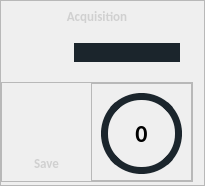
                        <widget class="QFrame" name="Acquisition">
                         <property name="minimumSize">
                          <size>
                           <width>0</width>
                           <height>0</height>
                          </size>
                         </property>
                         <property name="maximumSize">
                          <size>
                           <width>205</width>
                           <height>16777215</height>
                          </size>
                         </property>
                         <property name="frameShape">
                          <enum>QFrame::StyledPanel</enum>
                         </property>
                         <property name="frameShadow">
                          <enum>QFrame::Raised</enum>
                         </property>
                         <layout class="QVBoxLayout" name="verticalLayout_24">
                          <property name="spacing">
                           <number>0</number>
                          </property>
                          <property name="leftMargin">
                           <number>0</number>
                          </property>
                          <property name="topMargin">
                           <number>7</number>
                          </property>
                          <property name="bottomMargin">
                           <number>3</number>
                          </property>
                          <item>
                           <widget class="QLabel" name="label_9">
                            <property name="minimumSize">
                             <size>
                              <width>0</width>
                              <height>16</height>
                             </size>
                            </property>
                            <property name="maximumSize">
                             <size>
                              <width>16777215</width>
                              <height>16</height>
                             </size>
                            </property>
                            <property name="font">
                             <font>
                              <family>Calibri</family>
                              <pointsize>10</pointsize>
                              <weight>75</weight>
                              <bold>true</bold>
                             </font>
                            </property>
                            <property name="styleSheet">
                             <string notr="true">color: rgb(208, 208, 208);
border-radius: none;
border-top: 20px;</string>
                            </property>
                            <property name="text">
                             <string>Acquisition</string>
                            </property>
                            <property name="alignment">
                             <set>Qt::AlignCenter</set>
                            </property>
                           </widget>
                          </item>
                          <item>
                           <widget class="QFrame" name="frame_34">
                            <property name="maximumSize">
                             <size>
                              <width>16777215</width>
                              <height>58</height>
                             </size>
                            </property>
                            <property name="styleSheet">
                             <string notr="true">border-radius: 10px;</string>
                            </property>
                            <property name="frameShape">
                             <enum>QFrame::StyledPanel</enum>
                            </property>
                            <property name="frameShadow">
                             <enum>QFrame::Raised</enum>
                            </property>
                            <layout class="QHBoxLayout" name="horizontalLayout_29">
                             <property name="spacing">
                              <number>0</number>
                             </property>
                             <property name="leftMargin">
                              <number>0</number>
                             </property>
                             <property name="topMargin">
                              <number>0</number>
                             </property>
                             <property name="rightMargin">
                              <number>13</number>
                             </property>
                             <property name="bottomMargin">
                              <number>0</number>
                             </property>
                             <item>
                              <widget class="QToolButton" name="bouton_parcourir">
                               <property name="minimumSize">
                                <size>
                                 <width>0</width>
                                 <height>0</height>
                                </size>
                               </property>
                               <property name="maximumSize">
                                <size>
                                 <width>16777215</width>
                                 <height>16777215</height>
                                </size>
                               </property>
                               <property name="styleSheet">
                                <string notr="true">background-repeat: no-repeat;
background-position: center;

border-radius: 20px;</string>
                               </property>
                               <property name="text">
                                <string/>
                               </property>
                               <property name="icon">
                                <iconset>
                                 <normaloff>images/folder.png</normaloff>images/folder.png</iconset>
                               </property>
                               <property name="iconSize">
                                <size>
                                 <width>70</width>
                                 <height>70</height>
                                </size>
                               </property>
                              </widget>
                             </item>
                             <item>
                              <widget class="QLineEdit" name="txt_box">
                               <property name="maximumSize">
                                <size>
                                 <width>208</width>
                                 <height>16777215</height>
                                </size>
                               </property>
                               <property name="font">
                                <font>
                                 <family>Calibri</family>
                                 <pointsize>10</pointsize>
                                 <weight>75</weight>
                                 <bold>true</bold>
                                </font>
                               </property>
                               <property name="styleSheet">
                                <string notr="true">background-color: rgb(27, 37, 44);
color: rgb(208, 208, 208);
selection-background-color: rgba(16,25,30,255);
border-radius: 10px;</string>
                               </property>
                               <property name="text">
                                <string/>
                               </property>
                              </widget>
                             </item>
                            </layout>
                           </widget>
                          </item>
                          <item>
                           <widget class="QFrame" name="frame_27">
                            <property name="frameShape">
                             <enum>QFrame::StyledPanel</enum>
                            </property>
                            <property name="frameShadow">
                             <enum>QFrame::Raised</enum>
                            </property>
                            <layout class="QHBoxLayout" name="horizontalLayout_28">
                             <property name="spacing">
                              <number>0</number>
                             </property>
                             <property name="leftMargin">
                              <number>0</number>
                             </property>
                             <property name="topMargin">
                              <number>0</number>
                             </property>
                             <property name="rightMargin">
                              <number>0</number>
                             </property>
                             <property name="bottomMargin">
                              <number>0</number>
                             </property>
                             <item>
                              <widget class="QWidget" name="widget_22" native="true">
                               <property name="maximumSize">
                                <size>
                                 <width>16777215</width>
                                 <height>76</height>
                                </size>
                               </property>
                               <layout class="QVBoxLayout" name="verticalLayout_23">
                                <property name="spacing">
                                 <number>0</number>
                                </property>
                                <property name="leftMargin">
                                 <number>0</number>
                                </property>
                                <property name="topMargin">
                                 <number>0</number>
                                </property>
                                <property name="rightMargin">
                                 <number>0</number>
                                </property>
                                <property name="bottomMargin">
                                 <number>0</number>
                                </property>
                                <item alignment="Qt::AlignHCenter">
                                 <widget class="QToolButton" name="SaveImg">
                                  <property name="minimumSize">
                                   <size>
                                    <width>45</width>
                                    <height>45</height>
                                   </size>
                                  </property>
                                  <property name="maximumSize">
                                   <size>
                                    <width>45</width>
                                    <height>45</height>
                                   </size>
                                  </property>
                                  <property name="styleSheet">
                                   <string notr="true">border-radius: 19px; 
background-color: None;
background-repeat: no-repeat; 
background-position: center;</string>
                                  </property>
                                  <property name="text">
                                   <string/>
                                  </property>
                                  <property name="icon">
                                   <iconset>
                                    <normaloff>images/save.svg</normaloff>images/save.svg</iconset>
                                  </property>
                                  <property name="iconSize">
                                   <size>
                                    <width>90</width>
                                    <height>90</height>
                                   </size>
                                  </property>
                                  <property name="checkable">
                                   <bool>false</bool>
                                  </property>
                                  <property name="autoRepeat">
                                   <bool>false</bool>
                                  </property>
                                  <property name="autoExclusive">
                                   <bool>false</bool>
                                  </property>
                                 </widget>
                                </item>
                                <item alignment="Qt::AlignHCenter">
                                 <widget class="QLabel" name="label_20">
                                  <property name="minimumSize">
                                   <size>
                                    <width>0</width>
                                    <height>15</height>
                                   </size>
                                  </property>
                                  <property name="maximumSize">
                                   <size>
                                    <width>16777215</width>
                                    <height>0</height>
                                   </size>
                                  </property>
                                  <property name="font">
                                   <font>
                                    <family>Calibri</family>
                                    <pointsize>10</pointsize>
                                    <weight>75</weight>
                                    <bold>true</bold>
                                   </font>
                                  </property>
                                  <property name="styleSheet">
                                   <string notr="true">color: rgb(208, 208, 208);</string>
                                  </property>
                                  <property name="text">
                                   <string>Save</string>
                                  </property>
                                  <property name="alignment">
                                   <set>Qt::AlignCenter</set>
                                  </property>
                                 </widget>
                                </item>
                               </layout>
                              </widget>
                             </item>
                             <item>
                              <widget class="QFrame" name="frame_33">
                               <property name="minimumSize">
                                <size>
                                 <width>0</width>
                                 <height>98</height>
                                </size>
                               </property>
                               <property name="maximumSize">
                                <size>
                                 <width>16777215</width>
                                 <height>100</height>
                                </size>
                               </property>
                               <property name="frameShape">
                                <enum>QFrame::StyledPanel</enum>
                               </property>
                               <property name="frameShadow">
                                <enum>QFrame::Raised</enum>
                               </property>
                               <layout class="QHBoxLayout" name="horizontalLayout_27">
                                <property name="bottomMargin">
                                 <number>5</number>
                                </property>
                                <item alignment="Qt::AlignHCenter">
                                 <widget class="QFrame" name="middele_circle_frame_6">
                                  <property name="minimumSize">
                                   <size>
                                    <width>81</width>
                                    <height>81</height>
                                   </size>
                                  </property>
                                  <property name="maximumSize">
                                   <size>
                                    <width>81</width>
                                    <height>81</height>
                                   </size>
                                  </property>
                                  <property name="styleSheet">
                                   <string notr="true">background-color: None;

border: 7px solid rgb(27, 37, 44);;
border-radius:40px; /*50% of it's size*/

</string>
                                  </property>
                                  <property name="frameShape">
                                   <enum>QFrame::StyledPanel</enum>
                                  </property>
                                  <property name="frameShadow">
                                   <enum>QFrame::Raised</enum>
                                  </property>
                                  <layout class="QGridLayout" name="gridLayout_13">
                                   <item row="0" column="0">
                                    <widget class="QLabel" name="nb_img_expert">
                                     <property name="font">
                                      <font>
                                       <family>Calibri</family>
                                       <pointsize>18</pointsize>
                                       <weight>75</weight>
                                       <bold>true</bold>
                                      </font>
                                     </property>
                                     <property name="styleSheet">
                                      <string notr="true">  border: 2px ;
background-color: None;
color: rgb(0, 0, 0);

</string>
                                     </property>
                                     <property name="text">
                                      <string>0</string>
                                     </property>
                                     <property name="alignment">
                                      <set>Qt::AlignCenter</set>
                                     </property>
                                    </widget>
                                   </item>
                                  </layout>
                                 </widget>
                                </item>
                               </layout>
                              </widget>
                             </item>
                            </layout>
                           </widget>
                          </item>
                         </layout>
                        </widget>
